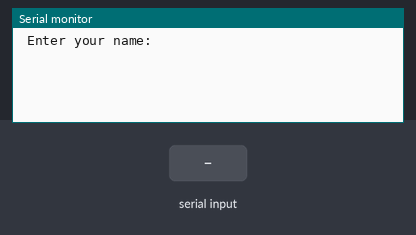
The sketch below on a simulated Arduino Uno, built with avr-gcc and run on an emulated ATmega328P. Parts: the last lines printed to the serial monitor. The test bench sets the inputs (shaded band).

Above: at 1.2 s.
1.3 s: "90,45\n" received over Serial
At 3.4 s:
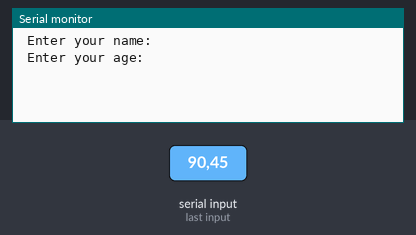
3.8 s: "30,150\n" received over Serial
At 4.3 s:
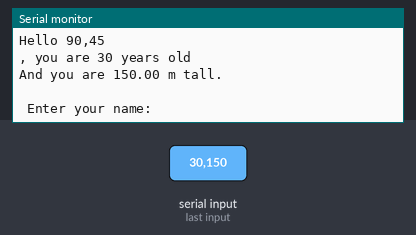
5.3 s: "0\n" received over Serial
At 6.1 s:
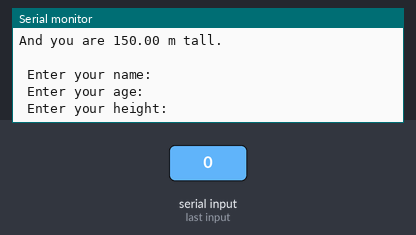

Measured:
- after the input at 1.3 s, the serial monitor: prints a new line after 1.0 s (image 1)
- after the input at 3.8 s, the serial monitor: prints a new line at once (image 2)

The sketch:

Day12.ino
```cpp
String  theName ; //the string variable to hold just the name
int   age ; // integer variable to hold the age
double height; // float variable to gold the height


void setup() {
  Serial.begin(9600); // turning on serial port

}

void loop() {
 Serial.println ( " Enter your name: "); // prompt for name
  while( Serial.available () == 0 ) {} ; //waits for the serial available to not be 0
  theName =Serial.readString() ; // put the string in the variable

 Serial.println ( " Enter your age: "); // prompt for age
  while( Serial.available () == 0 ) {} ; //waits for the serial available to not be 0
  age =Serial.parseInt() ; // put the int in the variable

 Serial.println ( " Enter your height: "); // prompt for height
  while( Serial.available () == 0 ) {} ; //waits for the serial available to not be 0
  height =Serial.parseFloat() ; // put the int in the variable

  Serial.println( " ");
  Serial.print( "Hello ");
  Serial.print( theName );
  Serial.print( ", you are ");
  Serial.print( age );
  Serial.println( " years old");
  Serial.print( "And you are ");
  Serial.print( height );
  Serial.println( " m tall.");
  Serial.println( " ");
}
```
